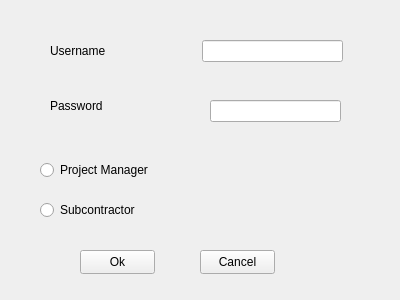
<?xml version="1.0" encoding="UTF-8"?>
<ui version="4.0">
 <class>CreateUser</class>
 <widget class="QWidget" name="CreateUser">
  <property name="windowModality">
   <enum>Qt::WindowModality::ApplicationModal</enum>
  </property>
  <property name="geometry">
   <rect>
    <x>0</x>
    <y>0</y>
    <width>400</width>
    <height>300</height>
   </rect>
  </property>
  <property name="windowTitle">
   <string>Create New User</string>
  </property>
  <widget class="QLabel" name="label">
   <property name="geometry">
    <rect>
     <x>50</x>
     <y>35</y>
     <width>91</width>
     <height>31</height>
    </rect>
   </property>
   <property name="text">
    <string>Username</string>
   </property>
  </widget>
  <widget class="QLineEdit" name="usernameInput">
   <property name="geometry">
    <rect>
     <x>202</x>
     <y>40</y>
     <width>141</width>
     <height>22</height>
    </rect>
   </property>
  </widget>
  <widget class="QLabel" name="label_2">
   <property name="geometry">
    <rect>
     <x>50</x>
     <y>95</y>
     <width>81</width>
     <height>21</height>
    </rect>
   </property>
   <property name="text">
    <string>Password</string>
   </property>
  </widget>
  <widget class="QLineEdit" name="passwordInput">
   <property name="geometry">
    <rect>
     <x>210</x>
     <y>100</y>
     <width>131</width>
     <height>22</height>
    </rect>
   </property>
   <property name="echoMode">
    <enum>QLineEdit::EchoMode::Password</enum>
   </property>
  </widget>
  <widget class="QRadioButton" name="projectManagerRadioButton">
   <property name="geometry">
    <rect>
     <x>40</x>
     <y>160</y>
     <width>111</width>
     <height>20</height>
    </rect>
   </property>
   <property name="text">
    <string>Project Manager</string>
   </property>
  </widget>
  <widget class="QRadioButton" name="subcontractorRadioButton">
   <property name="geometry">
    <rect>
     <x>40</x>
     <y>200</y>
     <width>111</width>
     <height>20</height>
    </rect>
   </property>
   <property name="text">
    <string>Subcontractor</string>
   </property>
  </widget>
  <widget class="QPushButton" name="okButton">
   <property name="geometry">
    <rect>
     <x>80</x>
     <y>250</y>
     <width>75</width>
     <height>24</height>
    </rect>
   </property>
   <property name="text">
    <string>Ok</string>
   </property>
  </widget>
  <widget class="QPushButton" name="cancelButton">
   <property name="geometry">
    <rect>
     <x>200</x>
     <y>250</y>
     <width>75</width>
     <height>24</height>
    </rect>
   </property>
   <property name="text">
    <string>Cancel</string>
   </property>
  </widget>
 </widget>
 <resources/>
 <connections/>
</ui>
